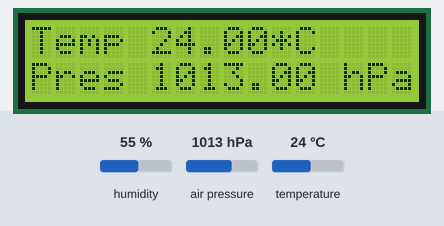
The sketch below on a simulated ESP32. Parts: 16×2 character LCD. Inputs (shaded band) come from the test bench; at power-on: humidity 55 %, air pressure 1013 hPa, temperature 24 °C. WiFi joins after 1.5 s; servers stay silent unless stated; random numbers use the default seed unless the sketch sets one; no MQTT or app messages arrive unless stated; what the sketch prints to the serial monitor is not drawn.

Above: at 5.3 s.
5.4 s: humidity set to 22 %
At 16.9 s:
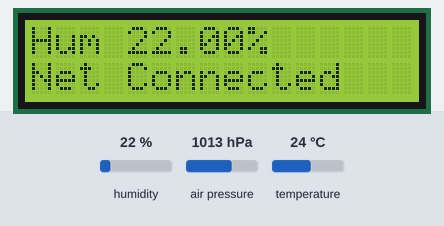
17.7 s: air pressure set to 952 hPa
At 21.1 s:
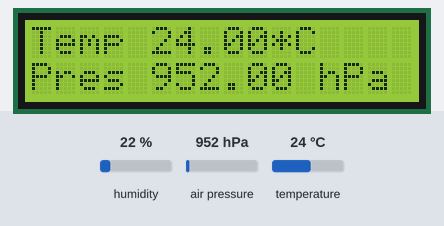
25.8 s: temperature set to 12 °C
At 29.4 s:
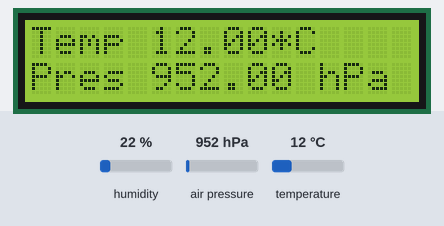
33.8 s: humidity set to 40 %
At 41.6 s:
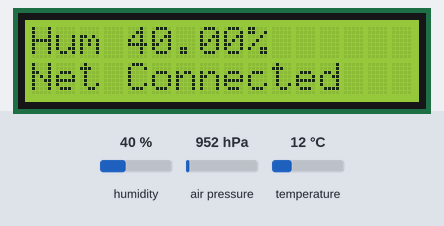
Timing chart, 0 to 43.1 s (numbered marks = the images above; inputs shaded):
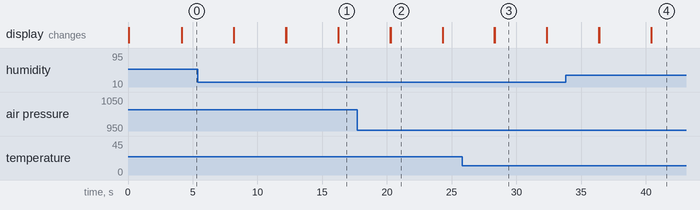

Measured:
- what the display in image 2 shows lasts 4.0 s, from 20.3 s to 24.3 s

The sketch:

ESP32_BME280_LCD16x2.ino
```cpp
#include <LiquidCrystal_I2C.h>
#include <PubSubClient.h>
#include <WiFi.h>
#include <Adafruit_Sensor.h>
#include <Adafruit_BME280.h>
#define SEALEVELPRESSURE_HPA (1013.25)
Adafruit_BME280 bme; // I2C

unsigned long delayTime;
int lcdColumns = 16;
int lcdRows = 2;
LiquidCrystal_I2C lcd(0x27, lcdColumns, lcdRows);

const char* ssid = "<your ssid>";
const char* password = "<your password for wifi>";
const int wifiConnectRetries = 3;
const int wifiConnectDelayBetweenRetries = 2000;

const char* mqtt_server = "mqtt.flespi.io";
const int mqtt_port = 1883;
const char* mqtt_user = "<token generated from flespi.io>";
const char* mqtt_pass = "";

const int screenDelay = 4000; // Screen LCD update interval
const int mqttPublishDelay = 60000; // Send to MQTT with this interval
const int mqttConnectRetries = 3;
const int mqttConnectDelayBetweenRetries = 1000;

int status = WL_IDLE_STATUS;
WiFiClient wifiClient;
PubSubClient client(wifiClient);

float tempC = 0.0;
float humidity = 0.0;
float airPressure = 0.0;
float cToFRate = 1.8;
float cToF32 = 32;
int countDelays = 0;


void setup() {
  Serial.begin(115200);
  delay(10);

  WiFi.mode(WIFI_STA);
  WiFi.disconnect();

  init_lcd();
  init_bme280();

  connectWifi(wifiConnectRetries, wifiConnectDelayBetweenRetries);
  initMQTT();
}

void init_bme280(){
  Serial.println(F("BME280 test"));

  bool status;
  status = bme.begin(0x76);
  if (!status) {
    Serial.println("Could not find a valid BME280 sensor, check wiring!");
    while (1);
  }

  Serial.println();
}

void init_lcd(){
  // initialize LCD
  lcd.init();
  // turn on LCD backlight
  lcd.backlight();

  delayTime = 1000;
}

void loop() {
  readBME280Values(); // read values into variables
  printValues(screenDelay); // Print values from variables to LCD

  client.loop(); // loop the pubsub client for callbacks (subscribes)
  countDelays++;
  if(countDelays>=(mqttPublishDelay/(screenDelay*2))){
    countDelays=0;
    connectPublishMQTT(); // Connect to MQTT and publish data
  }
}

void connectPublishMQTT(){
  if(WiFi.status() != WL_CONNECTED){
    connectWifi(wifiConnectRetries, wifiConnectDelayBetweenRetries);
  } else {
    if(!client.connected()){
      connectMQTT(mqttConnectRetries, mqttConnectDelayBetweenRetries);
    } else {
      publishData();
    }
  }
}

void publishData(){
    client.publish("easv/weather/humid", String(humidity).c_str());
    client.publish("easv/weather/tempC", String(tempC).c_str());
    client.publish("easv/weather/presshpa", String(airPressure).c_str());
}

void initMQTT(){
  Serial.println("Initializing MQTT");

  randomSeed(micros());
  client.setServer(mqtt_server, mqtt_port);

  connectMQTT(mqttConnectRetries, mqttConnectDelayBetweenRetries);
}

void connectMQTT(int retries, int delayBetweenRetries){
  while(!client.connected() && retries>=0){
    String clientId = "Client-";
    clientId += String(random(0xffff), HEX);
    if(client.connect(clientId.c_str(), mqtt_user, mqtt_pass)){
      Serial.println("Successfully connected MQTT");
    } else {
      Serial.println("Error!");
      Serial.println(client.state());
      delay(delayBetweenRetries);
      retries--;
    }
  }
}

void connectWifi(int retries, int delayBetweenRetries){
  WiFi.begin(ssid, password);

  while(status != WL_CONNECTED && retries>=0){
    status = WiFi.status();
    delay(delayBetweenRetries);
    Serial.print(".");
    retries--;
  }
}

void readBME280Values(){
  tempC = bme.readTemperature();
  humidity = bme.readHumidity();
  airPressure = bme.readPressure() / 100.0F;
}

void printValues(int screenDelay) {
  lcd.setCursor(0,0);
  lcd.print("Temp ");
  lcd.print(bme.readTemperature());
  lcd.print("*C");

  lcd.setCursor(0,1);
  lcd.print("Pres ");
  lcd.print(airPressure);
  lcd.print(" hPa");
  delay(screenDelay);

  lcd.clear();

  lcd.setCursor(0,0);
  lcd.print("Hum ");
  lcd.print(humidity);
  lcd.print("%");

  lcd.setCursor(0,1);
  lcd.print("Net ");
  lcd.print(netStateToString(client.state()));
  delay(screenDelay);

  lcd.clear();
}

/*
 * https://pubsubclient.knolleary.net/api#state
Returns
-4 : MQTT_CONNECTION_TIMEOUT - the server didn't respond within the keepalive time
-3 : MQTT_CONNECTION_LOST - the network connection was broken
-2 : MQTT_CONNECT_FAILED - the network connection failed
-1 : MQTT_DISCONNECTED - the client is disconnected cleanly
0 : MQTT_CONNECTED - the client is connected
1 : MQTT_CONNECT_BAD_PROTOCOL - the server doesn't support the requested version of MQTT
2 : MQTT_CONNECT_BAD_CLIENT_ID - the server rejected the client identifier
3 : MQTT_CONNECT_UNAVAILABLE - the server was unable to accept the connection
4 : MQTT_CONNECT_BAD_CREDENTIALS - the username/password were rejected
5 : MQTT_CONNECT_UNAUTHORIZED - the client was not authorized to connect
*/

String netStateToString(int state){ // LCD short friendly string
    switch(state){
      case MQTT_CONNECTION_TIMEOUT:
        return "Timeout con";
        break;
      case MQTT_CONNECTION_LOST:
        return "Lost con";
        break;
      case MQTT_CONNECT_FAILED:
        return "Con fail";
        break;
      case MQTT_DISCONNECTED:
        return "Disconnect";
        break;
      case MQTT_CONNECTED:
        return "Connected";
        break;
      case MQTT_CONNECT_BAD_PROTOCOL:
        return "Bad protocol";
        break;
      case MQTT_CONNECT_BAD_CLIENT_ID:
        return "Bad Client Id";
        break;
      case MQTT_CONNECT_UNAVAILABLE:
        return "Unavailable";
        break;
      case MQTT_CONNECT_BAD_CREDENTIALS:
        return "Bad Creds";
        break;
      case MQTT_CONNECT_UNAUTHORIZED:
        return "Unauthorized";
        break;
      default:
        return "Unknown ERROR!";
    }
}
```
